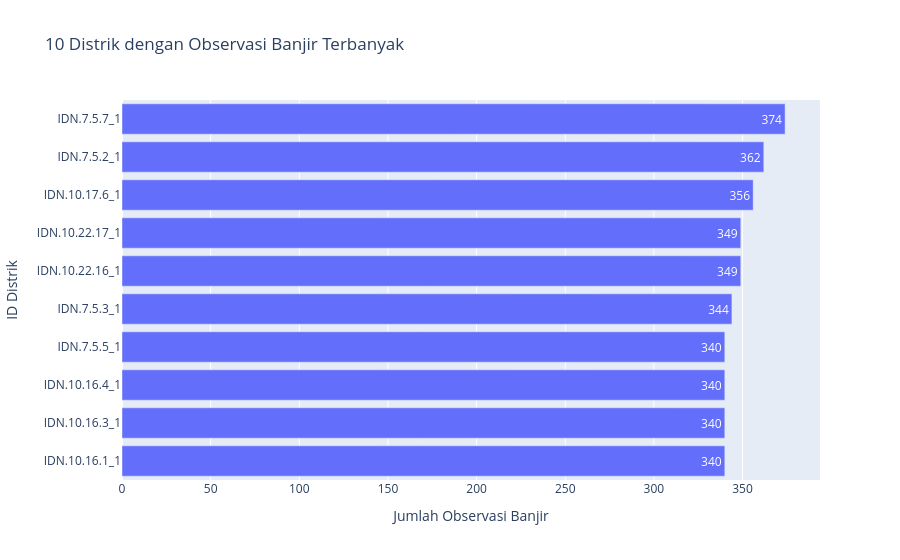

The notebook cell saved with this chart:
### Code cell
fig5 = px.bar(
    top_districts.to_pandas(),
    x="jumlah_banjir",
    y="district_id",
    orientation="h",
    text="jumlah_banjir",
    title="10 Distrik dengan Observasi Banjir Terbanyak",
    labels={
        "district_id": "ID Distrik",
        "jumlah_banjir": "Jumlah Observasi Banjir"
    }
)

fig5.update_layout(
    yaxis={"categoryorder": "total ascending"}
)

fig5.show()

### Figure 1 — Plotly figure (JSON) as saved in the notebook; plotly's stock layout.template omitted (floating-point values rounded to 4 significant figures)
{"data": [{"hovertemplate": "Jumlah Observasi Banjir=%{text}<br>ID Distrik=%{y}<extra></extra>", "legendgroup": "", "marker": {"color": "#636efa", "pattern": {"shape": ""}}, "name": "", "orientation": "h", "showlegend": false, "text": [374.0, 362.0, 356.0, 349.0, 349.0, 344.0, 340.0, 340.0, 340.0, 340.0], "textposition": "auto", "type": "bar", "x": [374, 362, 356, 349, 349, 344, 340, 340, 340, 340], "xaxis": "x", "y": ["IDN.7.5.7_1", "IDN.7.5.2_1", "IDN.10.17.6_1", "IDN.10.22.16_1", "IDN.10.22.17_1", "IDN.7.5.3_1", "IDN.10.16.1_1", "IDN.10.16.3_1", "IDN.10.16.4_1", "IDN.7.5.5_1"], "yaxis": "y"}], "layout": {"barmode": "relative", "legend": {"tracegroupgap": 0}, "title": {"text": "10 Distrik dengan Observasi Banjir Terbanyak"}, "xaxis": {"anchor": "y", "domain": [0, 1], "title": {"text": "Jumlah Observasi Banjir"}}, "yaxis": {"anchor": "x", "categoryorder": "total ascending", "domain": [0, 1], "title": {"text": "ID Distrik"}}}}
